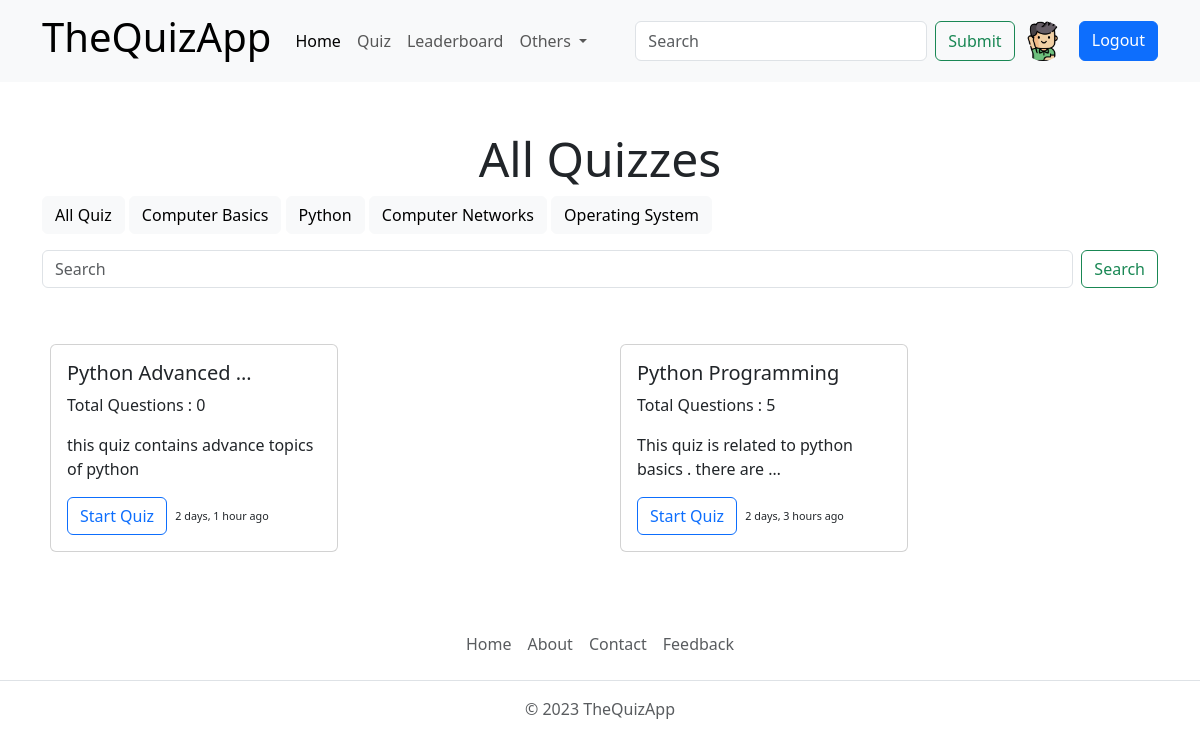
The page /search/Python/ (signed in) on the database its author committed.
### account/models.py (models this page shows)
class SignUpModel(User):
    bio = models.TextField(max_length=250,blank=True , null=True)
    profile_img = models.ImageField(upload_to='account/images', default='static/images/userprofile.png' ,blank=True , null=True)
    college_name = models.CharField(max_length=100)
    gender = models.CharField(max_length=6 , blank=True , null=True)

### quiz/models.py (models this page shows, shortened)
class Category(models.Model):
    category_name = models.CharField(max_length=25)
    class Meta :
        verbose_name_plural = 'Categories'

class Quiz(models.Model):
    title = models.CharField(max_length=255)
    description = models.TextField()
    category = models.ForeignKey(Category,on_delete=models.CASCADE)
    quiz_file =  models.FileField(upload_to='quiz/' , null=True , blank=True)
    created_at = models.DateTimeField(auto_now_add=True)  # this will add the date time of the quiz automatically whenever a new quiz is created
    updated_at = models.DateTimeField(auto_now = True) # this will add the date time of the quiz when the quiz is updated
    class Meta:
        verbose_name_plural = 'Quizzes'

class Question(models.Model):
    quiz = models.ForeignKey(Quiz , on_delete=models.CASCADE)
    question_text = models.TextField()

### quiz/views.py (the view)
# urls.py: path('search/<str:category>/' , views.search , name="search"),
def search(request , category):
    if request.user.is_authenticated:
        profile = SignUpModel.objects.get(username=request.user)
        if request.GET.get('q') != None:
            q = request.GET.get('q')
            print(q)
            quizzes = Quiz.objects.filter(Q(title__icontains=q) | Q(description__icontains=q)).order_by('-created_at')
        elif category != " ":
            quizzes = Quiz.objects.filter(category__category_name=category).order_by('-created_at')
        else:
            quizzes = Quiz.objects.order_by("-created_at")
        categories = Category.objects.all()
        return render(request , 'allquiz.html' ,{"quizzes":quizzes ,"categories":categories , "profile":profile})
    else:
        return HttpResponseRedirect('/signin/')

### templates/allQuiz.html
{% extends 'baseTemplates/index.html' %}
{% load static %}
{% block content %}
      <div class="container my-5">
        <h1 class="display-5 text-center">All Quizzes</h1>
        <a href="{% url "search" " " %}" class="btn btn-light">All Quiz</a>
        {% if categories%}
          {% for category in categories %}
            <a href="{% url "search" category.category_name %}" class="btn btn-light">{{category.category_name}}</a>
          {% endfor %}
        {% endif %}
        <form class="d-flex my-3" role="search" method="GET" action="{% url "search" " " %}">
          <input class="form-control me-2" name="q" type="search" placeholder="Search" aria-label="Search">
          <a class="btn btn-outline-success" type="submit">Search</a>
        </form>
      </div>
      <div class="container">
        <div class="row" >
          {% if quizzes|length > 0 %}
            {% for quiz in quizzes %}
            <div class="col m-2">
              <div class="card" style="width: 18rem;">
                <div class="card-body">
                  <h5 class="card-title">{{quiz.title|truncatewords:2}}</h5>
                  <p class="card-text">Total Questions : {{quiz.question_set.all|length}}</p>
                  <p class="card-text">{{quiz.description|truncatewords:10}}</p>
                  <a href="{% url "quiz" quiz.id %}" class="btn btn-outline-primary">Start Quiz</a>
                  <small style="font-size:0.9vw;" class="ms-1">{{quiz.created_at|timesince}} ago</small>
                </div>
              </div>
            </div>
            {% endfor %}
            {% else %}
              <p class="text-danger text-center">No Quiz Found related to this Category</p>
          {% endif %}
        </div>
      </div>
      {% endblock content %}

### templates/baseTemplates/navbar.html (shortened to what this page needs)
    {% load static %}
    <nav class="navbar navbar-expand-lg bg-body-tertiary">
        <div class="container">
          <a class="navbar-brand" href="{% url "home" %}"><h1>TheQuizApp</h1></a>
          <div class="collapse navbar-collapse" id="navbarSupportedContent">
            <ul class="navbar-nav me-auto mb-2 mb-lg-0">
              <li class="nav-item">
                <a class="nav-link active" aria-current="page" href="{% url 'home' %}">Home</a>
              </li>
              <li class="nav-item">
                <a class="nav-link" href="{% url 'allquiz' %}">Quiz</a>
              </li>
              <li class="nav-item">
                <a class="nav-link" href="{% url 'leaderboard' %}">Leaderboard</a>
              </li>
              <li class="nav-item dropdown">
                <a class="nav-link dropdown-toggle" href="#" role="button" data-bs-toggle="dropdown" aria-expanded="false">
                  Others
                </a>
              </li>
            </ul>
            <form class="d-flex" role="search" method="GET" action="{% url 'search' " " %}">
              <input class="form-control me-2" name="q" type="search" placeholder="Search" aria-label="Search">
              <input class="btn btn-outline-success" type="submit">
              {% if request.user.is_authenticated %}
                <a href="{% url "profile" request.user.username %}" class="mx-2"><img src="{{profile.profile_img.url}}" alt="profile_img" class="img-fluid rounded-circle" height="75" width="75"></a>
                <a href="{% url "signout" %}" class="btn btn-primary ms-2">Logout</a>
              {% endif %}
            </form>
          </div>
        </div>
      </nav>

### rows shown on the page
SignUpModel: profile_img (picture)
Category: category_name "Computer Basics"
Category: category_name "Python"
Category: category_name "Computer Networks"
Category: category_name "Operating System"
Quiz: title "Python Advanced …", question_set.all|length "0", description "this quiz contains advance topics of python", created_at "2 days, 1 hour"
Quiz: title "Python Programming", question_set.all|length "5", description "This quiz is related to python basics . there are …", created_at "2 days, 3 hours"
